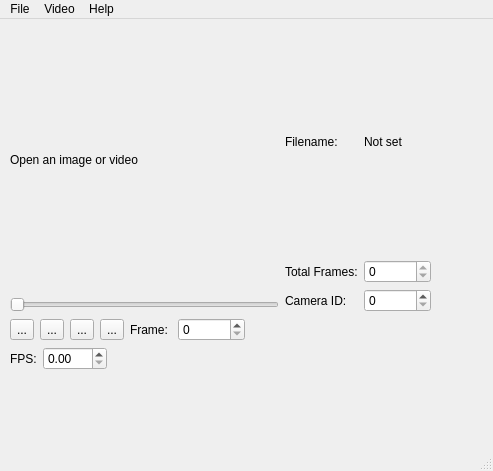
<?xml version="1.0" encoding="UTF-8"?>
<ui version="4.0">
 <class>ImageViewForm</class>
 <widget class="QMainWindow" name="ImageViewForm">
  <property name="geometry">
   <rect>
    <x>0</x>
    <y>0</y>
    <width>493</width>
    <height>471</height>
   </rect>
  </property>
  <property name="windowTitle">
   <string>The OpenCV Workbench</string>
  </property>
  <widget class="QWidget" name="centralwidget">
   <widget class="QWidget" name="verticalLayoutWidget">
    <property name="geometry">
     <rect>
      <x>10</x>
      <y>10</y>
      <width>421</width>
      <height>341</height>
     </rect>
    </property>
    <layout class="QVBoxLayout" name="verticalLayout">
     <property name="sizeConstraint">
      <enum>QLayout::SetMinimumSize</enum>
     </property>
     <item>
      <layout class="QHBoxLayout" name="horizontalLayout_2">
       <item>
        <layout class="QVBoxLayout" name="verticalLayout_2">
         <item>
          <widget class="QLabel" name="image_frame">
           <property name="text">
            <string>Open an image or video</string>
           </property>
          </widget>
         </item>
         <item>
          <widget class="QSlider" name="frame_slider">
           <property name="orientation">
            <enum>Qt::Horizontal</enum>
           </property>
          </widget>
         </item>
        </layout>
       </item>
       <item>
        <layout class="QGridLayout" name="gridLayout">
         <item row="0" column="0">
          <widget class="QLabel" name="label">
           <property name="text">
            <string>Filename:</string>
           </property>
          </widget>
         </item>
         <item row="1" column="0">
          <widget class="QLabel" name="label_2">
           <property name="text">
            <string>Total Frames:</string>
           </property>
          </widget>
         </item>
         <item row="0" column="1">
          <widget class="QLabel" name="filename_label">
           <property name="text">
            <string>Not set</string>
           </property>
          </widget>
         </item>
         <item row="1" column="1">
          <widget class="QSpinBox" name="total_frames_spinbox">
           <property name="enabled">
            <bool>true</bool>
           </property>
           <property name="readOnly">
            <bool>true</bool>
           </property>
           <property name="maximum">
            <number>999999</number>
           </property>
          </widget>
         </item>
         <item row="2" column="0">
          <widget class="QLabel" name="label_5">
           <property name="text">
            <string>Camera ID:</string>
           </property>
          </widget>
         </item>
         <item row="2" column="1">
          <widget class="QSpinBox" name="cam_id_spinbox"/>
         </item>
        </layout>
       </item>
      </layout>
     </item>
     <item>
      <layout class="QHBoxLayout" name="horizontalLayout">
       <property name="sizeConstraint">
        <enum>QLayout::SetNoConstraint</enum>
       </property>
       <item>
        <widget class="QToolButton" name="rewind_button">
         <property name="text">
          <string>...</string>
         </property>
         <property name="icon">
          <iconset resource="imageview.qrc">
           <normaloff>:/resources/rewind.png</normaloff>:/resources/rewind.png</iconset>
         </property>
         <property name="iconSize">
          <size>
           <width>32</width>
           <height>32</height>
          </size>
         </property>
        </widget>
       </item>
       <item>
        <widget class="QToolButton" name="play_button">
         <property name="text">
          <string>...</string>
         </property>
         <property name="icon">
          <iconset resource="imageview.qrc">
           <normaloff>:/resources/play.png</normaloff>:/resources/play.png</iconset>
         </property>
         <property name="iconSize">
          <size>
           <width>32</width>
           <height>32</height>
          </size>
         </property>
        </widget>
       </item>
       <item>
        <widget class="QToolButton" name="record_button">
         <property name="text">
          <string>...</string>
         </property>
         <property name="icon">
          <iconset resource="imageview.qrc">
           <normaloff>:/resources/record.png</normaloff>:/resources/record.png</iconset>
         </property>
         <property name="iconSize">
          <size>
           <width>32</width>
           <height>32</height>
          </size>
         </property>
        </widget>
       </item>
       <item>
        <widget class="QToolButton" name="forward_button">
         <property name="text">
          <string>...</string>
         </property>
         <property name="icon">
          <iconset resource="imageview.qrc">
           <normaloff>:/resources/fast-forward.png</normaloff>:/resources/fast-forward.png</iconset>
         </property>
         <property name="iconSize">
          <size>
           <width>32</width>
           <height>32</height>
          </size>
         </property>
        </widget>
       </item>
       <item>
        <widget class="QLabel" name="label_3">
         <property name="text">
          <string>Frame: </string>
         </property>
        </widget>
       </item>
       <item>
        <widget class="QSpinBox" name="frame_num_spinbox">
         <property name="maximum">
          <number>999999</number>
         </property>
        </widget>
       </item>
       <item>
        <spacer name="horizontalSpacer">
         <property name="orientation">
          <enum>Qt::Horizontal</enum>
         </property>
         <property name="sizeHint" stdset="0">
          <size>
           <width>40</width>
           <height>20</height>
          </size>
         </property>
        </spacer>
       </item>
      </layout>
     </item>
     <item>
      <layout class="QHBoxLayout" name="horizontalLayout_3">
       <item>
        <widget class="QLabel" name="label_4">
         <property name="text">
          <string>FPS:</string>
         </property>
        </widget>
       </item>
       <item>
        <widget class="QDoubleSpinBox" name="fps_spinbox">
         <property name="maximum">
          <double>300.000000000000000</double>
         </property>
        </widget>
       </item>
       <item>
        <spacer name="horizontalSpacer_2">
         <property name="orientation">
          <enum>Qt::Horizontal</enum>
         </property>
         <property name="sizeHint" stdset="0">
          <size>
           <width>40</width>
           <height>20</height>
          </size>
         </property>
        </spacer>
       </item>
      </layout>
     </item>
    </layout>
   </widget>
  </widget>
  <widget class="QMenuBar" name="menubar">
   <property name="geometry">
    <rect>
     <x>0</x>
     <y>0</y>
     <width>493</width>
     <height>25</height>
    </rect>
   </property>
   <widget class="QMenu" name="menuFile">
    <property name="title">
     <string>File</string>
    </property>
    <addaction name="actionOpen"/>
    <addaction name="actionOpen_Camera"/>
    <addaction name="actionSave"/>
    <addaction name="actionQuit"/>
   </widget>
   <widget class="QMenu" name="menuHelp">
    <property name="title">
     <string>Help</string>
    </property>
    <addaction name="actionAbout"/>
   </widget>
   <widget class="QMenu" name="menuVideo">
    <property name="title">
     <string>Video</string>
    </property>
    <addaction name="actionCut"/>
    <addaction name="actionRecord"/>
   </widget>
   <addaction name="menuFile"/>
   <addaction name="menuVideo"/>
   <addaction name="menuHelp"/>
  </widget>
  <widget class="QStatusBar" name="statusbar"/>
  <action name="actionOpen">
   <property name="text">
    <string>Open File</string>
   </property>
  </action>
  <action name="actionSave">
   <property name="text">
    <string>Save</string>
   </property>
  </action>
  <action name="actionAbout">
   <property name="text">
    <string>About</string>
   </property>
  </action>
  <action name="actionQuit">
   <property name="text">
    <string>Quit</string>
   </property>
  </action>
  <action name="actionCut">
   <property name="text">
    <string>Export</string>
   </property>
  </action>
  <action name="actionOpen_Camera">
   <property name="text">
    <string>Open Camera</string>
   </property>
  </action>
  <action name="actionRecord">
   <property name="text">
    <string>Record</string>
   </property>
  </action>
 </widget>
 <resources>
  <include location="imageview.qrc"/>
 </resources>
 <connections/>
</ui>
